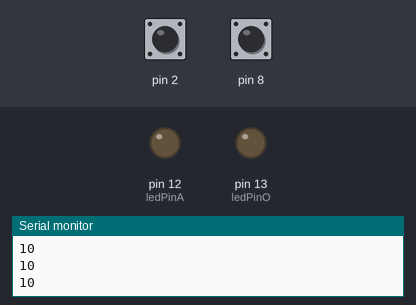
This sketch was run on a simulated Arduino Uno, built with avr-gcc and run on an emulated ATmega328P. Shown: output pins drawn as LEDs (lit = HIGH), the last lines printed to the serial monitor. The test bench sets the inputs (shaded band); at power-on: pin 2 HIGH, pin 8 HIGH.

Above: at 2.0 s.
2.1 s: pin 2 pulled LOW for 0.75 s
At 3.4 s:
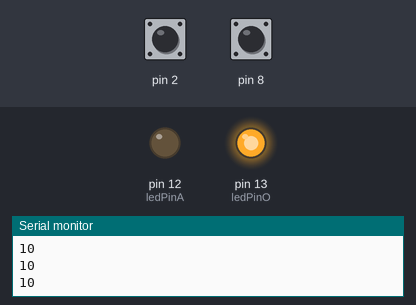
5.0 s: pin 8 pulled LOW for 0.75 s
At 6.4 s:
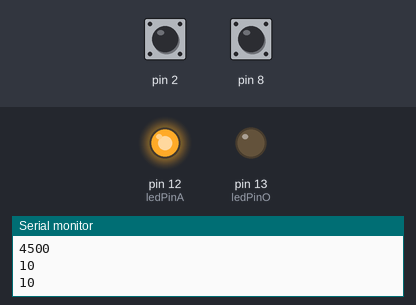
8.1 s: pin 8 pulled LOW for 3.2 s
At 13.2 s:
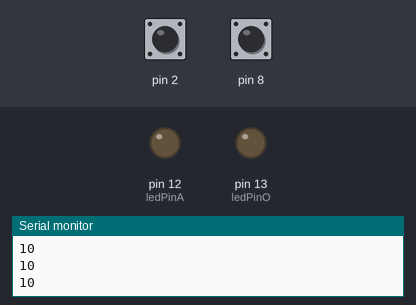
13.5 s: pin 2 pulled LOW for 3.2 s
At 15.5 s:
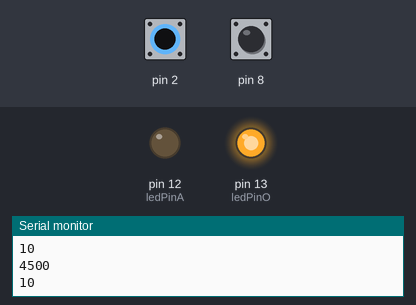
18.9 s: pin 2 driven LOW and pin 8 driven LOW
At 21.2 s:
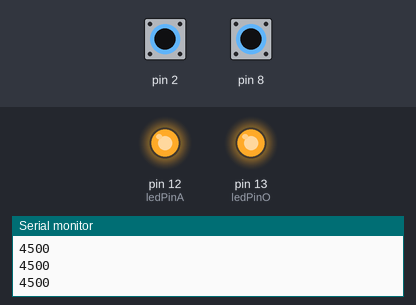
Timing chart, 0 to 22.4 s (numbered marks = the images above; inputs shaded):
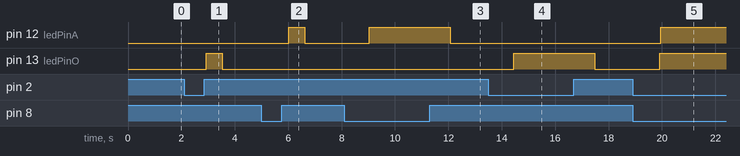

The sketch:

CapacitiveSensorSketchApple_and_Oranges.ino
```cpp
#include <CapacitiveSensor.h>
int ledPinA = 12;
int ledPinO = 13;
CapacitiveSensor   cs_4_2 = CapacitiveSensor(4,2);        // 10M resistor between pins 4 & 2, pin 2 is sensor pin, add a wire and or foil if desired
CapacitiveSensor   cs_4_8 = CapacitiveSensor(4,8);        // 10M resistor between pins 4 & 8, pin 8 is sensor pin, add a wire and or foil

void setup()
{
    pinMode(ledPinO, OUTPUT);
    pinMode(ledPinA, OUTPUT);
   Serial.begin(9600);
}

void loop()
{

    long total1 =  cs_4_2.capacitiveSensor(30);
    long total3 =  cs_4_8.capacitiveSensor(30);

    Serial.println(total1);                  // print sensor output 1
    Serial.println(total3);                // print sensor output 3

    delay(500);                             // arbitrary delay to limit data to serial port

       if (total1 > 400){
      digitalWrite(ledPinO, HIGH);
      delay(50);
    }else{
      digitalWrite(ledPinO, LOW);
       delay(50);
    }
          if (total3 > 400){
      digitalWrite(ledPinA, HIGH);
       delay(50);
    }else{
      digitalWrite(ledPinA, LOW);
       delay(50);
    }

}
```

Measured:
- after the input at 2.1 s, pin 13 (ledPinO): LOW → HIGH after 0.83 s, → LOW 0.61 s later
- after the input at 5.0 s, pin 12 (ledPinA): LOW → HIGH after 1.0 s, → LOW 0.61 s later
- after the input at 8.1 s, pin 12 (ledPinA): LOW → HIGH after 0.95 s, → LOW 3.0 s later
- after the input at 13.5 s, pin 13 (ledPinO): LOW → HIGH after 0.95 s, → LOW 3.0 s later
- after the input at 18.9 s, pin 12 (ledPinA): LOW → HIGH after 1.1 s; pin 13 (ledPinO): LOW → HIGH after 1.0 s
